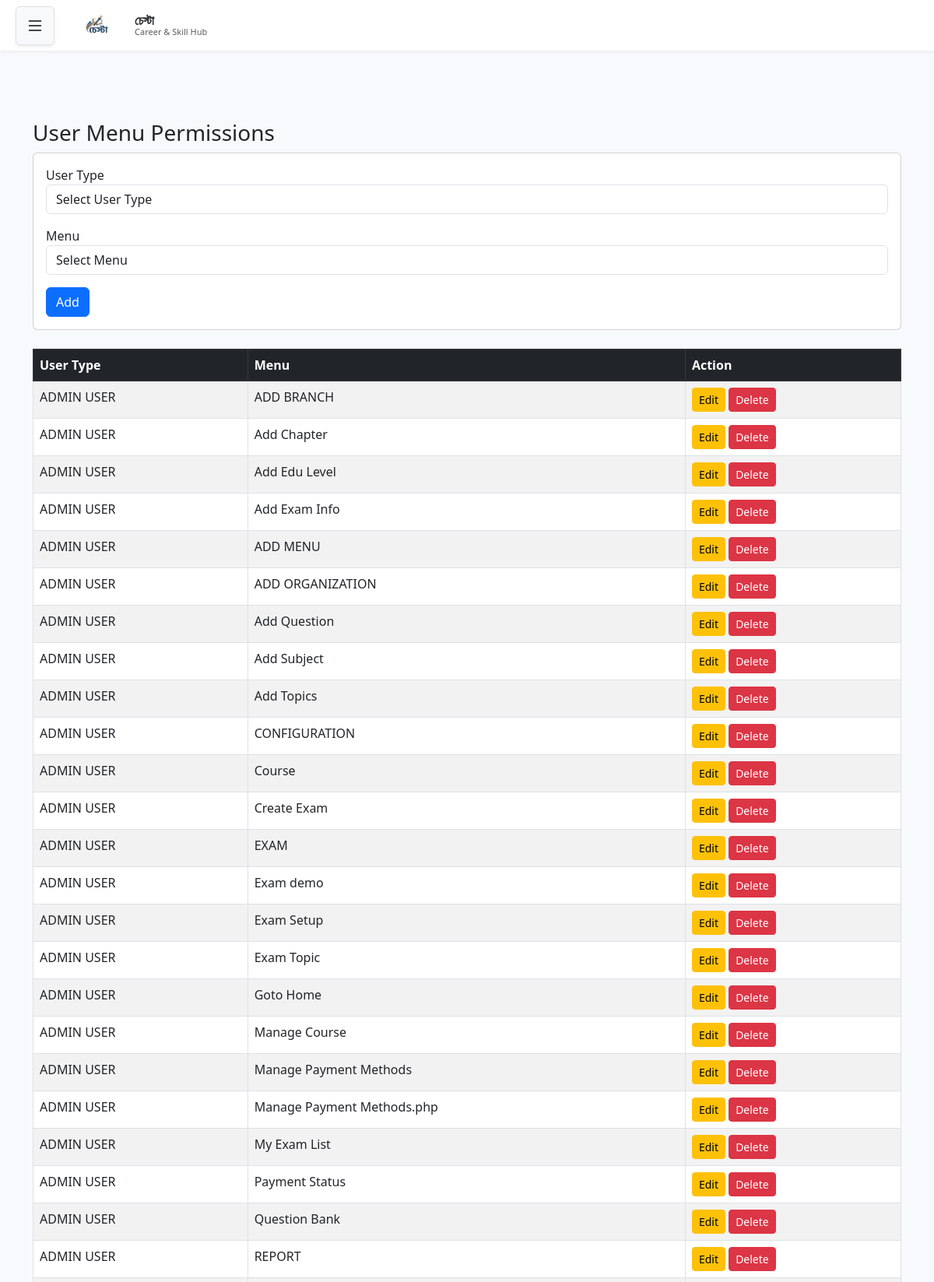
The app's page /menu_permission.php (signed in, upper part) with its own data.
### tables this page shows
CREATE TABLE `user_menu_view_permission` (
  `PERMISSION_ID` varchar(10) NOT NULL,
  `USER_TYPE_ID` int(11) NOT NULL,
  `MENU_ID` int(11) NOT NULL,
  `CAN_VIEW` tinyint(1) NOT NULL DEFAULT 1,
  `AUTHORIZED_STATUS` varchar(20) DEFAULT NULL,
  `AUTHORIZED_USER` varchar(50) DEFAULT NULL,
  `AUTHORIZED_DATE` date DEFAULT NULL,
  `ENTRY_USER` varchar(50) DEFAULT NULL,
  `ENTRY_DATE` date DEFAULT NULL,
  `EDIT_USER` varchar(50) DEFAULT NULL,
  `EDIT_DATE` date DEFAULT NULL,
  `DELETE_USER` varchar(50) DEFAULT NULL,
  `DELETE_DATE` date DEFAULT NULL,
  `ORG_CODE` varchar(20) DEFAULT NULL,
  `BR_CODE` varchar(20) DEFAULT NULL
);

CREATE TABLE `user_type_info` (
  `USER_TYPE_ID` int(11) NOT NULL,
  `USER_TYPE_NAME` varchar(100) NOT NULL,
  `USER_TYPE_CODE` varchar(50) NOT NULL,
  `ROLE_LEVEL` int(11) NOT NULL
);

CREATE TABLE `menu_info` (
  `MENU_ID` int(11) NOT NULL,
  `MENU_NAME` varchar(100) NOT NULL,
  `MENU_LINK` varchar(255) DEFAULT NULL,
  `PARENT_ID` int(11) DEFAULT NULL
);

### menu_permission.php (the view, shortened to what this page needs)
<?php
require 'db.php';
$brCode      = $_SESSION['user']['br_code'];
$canInsert   = $_SESSION['user']['can_insert'] ?? 0;
$canEdit     = $_SESSION['user']['can_edit'] ?? 0;
$canDelete   = $_SESSION['user']['can_delete'] ?? 0;
$editPermission = null;
$stmt = $pdo->prepare("SELECT p.*, u.USER_TYPE_NAME, m.MENU_NAME
                       FROM user_menu_view_permission p
                       JOIN user_type_info u ON p.USER_TYPE_ID = u.USER_TYPE_ID
                       JOIN menu_info m ON p.MENU_ID = m.MENU_ID
                       WHERE p.BR_CODE = :br_code
                       ORDER BY u.USER_TYPE_NAME, m.MENU_NAME");
$stmt->execute(['br_code' => $brCode]);
$allPermissions = $stmt->fetchAll(PDO::FETCH_ASSOC);
?>
<!DOCTYPE html>
<html lang="en">
<head>
<link href="https://cdn.jsdelivr.net/npm/bootstrap@5.3.0/dist/css/bootstrap.min.css" rel="stylesheet">
<link href="https://cdn.jsdelivr.net/npm/bootstrap-icons@1.10.5/font/bootstrap-icons.css" rel="stylesheet">
</head>
<body class="d-flex flex-column min-vh-100">
<?php include 'header.php'; ?>
<main class="flex-grow-1 container py-4">
    <h3>User Menu Permissions</h3>
    <?php if ($canInsert || $editPermission): ?>
    <div class="card mb-4">
        <div class="card-body">
            <form method="post">
                <div class="mb-3">
                    <label>User Type</label>
                    <select name="user_type_id" class="form-control" required>
                        <option value="">Select User Type</option>
                    </select>
                </div>
                <div class="mb-3">
                    <label>Menu</label>
                    <select name="menu_id" class="form-control" required>
                        <option value="">Select Menu</option>
                    </select>
                </div>
                <button type="submit" class="btn btn-primary"><?= $editPermission ? 'Update' : 'Add' ?></button>
            </form>
        </div>
    </div>
    <?php endif; ?>
    <div class="table-responsive">
        <table class="table table-bordered table-striped">
            <thead class="table-dark">
                <tr>
                    <th>User Type</th>
                    <th>Menu</th>
                    <th>Action</th>
                </tr>
            </thead>
            <tbody>
                <?php foreach ($allPermissions as $perm): ?>
                <tr>
                    <td><?= htmlspecialchars($perm['USER_TYPE_NAME']) ?></td>
                    <td><?= htmlspecialchars($perm['MENU_NAME']) ?></td>
                    <td>
                        <?php if ($canEdit): ?>
                            <a href="?edit=<?= urlencode($perm['PERMISSION_ID']) ?>" class="btn btn-sm btn-warning">Edit</a>
                        <?php endif; ?>
                        <?php if ($canDelete): ?>
                            <a href="?delete=<?= urlencode($perm['PERMISSION_ID']) ?>" class="btn btn-sm btn-danger" onclick="return confirm('Are you sure?')">Delete</a>
                        <?php endif; ?>
                    </td>
                </tr>
                <?php endforeach; ?>
            </tbody>
        </table>
    </div>
</main>
<?php include 'footer.php'; ?>
</body>
</html>

### header.php (style rules this page uses)
:root { --sidebar-width: 280px; --dark-navy: #1a1a2e; --light-navy: #252545; }
body { background-color: #f8f9fc; margin: 0; min-height: 100vh; display: flex; }

### footer.php (style rules this page uses)
html, body { height: 100%; margin: 0; }
main { flex: 1; }

### records on screen
user_menu_view_permission: USER_TYPE_ID.USER_TYPE_NAME "ADMIN USER", MENU_ID.MENU_NAME "ADD BRANCH"
user_menu_view_permission: USER_TYPE_ID.USER_TYPE_NAME "ADMIN USER", MENU_ID.MENU_NAME "Add Chapter"
user_menu_view_permission: USER_TYPE_ID.USER_TYPE_NAME "ADMIN USER", MENU_ID.MENU_NAME "Add Edu Level"
user_menu_view_permission: USER_TYPE_ID.USER_TYPE_NAME "ADMIN USER", MENU_ID.MENU_NAME "Add Exam Info"
user_menu_view_permission: USER_TYPE_ID.USER_TYPE_NAME "ADMIN USER", MENU_ID.MENU_NAME "ADD MENU"
user_menu_view_permission: USER_TYPE_ID.USER_TYPE_NAME "ADMIN USER", MENU_ID.MENU_NAME "ADD ORGANIZATION"
user_menu_view_permission: USER_TYPE_ID.USER_TYPE_NAME "ADMIN USER", MENU_ID.MENU_NAME "Add Question"
user_menu_view_permission: USER_TYPE_ID.USER_TYPE_NAME "ADMIN USER", MENU_ID.MENU_NAME "Add Subject"
user_menu_view_permission: USER_TYPE_ID.USER_TYPE_NAME "ADMIN USER", MENU_ID.MENU_NAME "Add Topics"
user_menu_view_permission: USER_TYPE_ID.USER_TYPE_NAME "ADMIN USER", MENU_ID.MENU_NAME "CONFIGURATION"
user_menu_view_permission: USER_TYPE_ID.USER_TYPE_NAME "ADMIN USER", MENU_ID.MENU_NAME "Course"
user_menu_view_permission: USER_TYPE_ID.USER_TYPE_NAME "ADMIN USER", MENU_ID.MENU_NAME "Create Exam"
user_menu_view_permission: USER_TYPE_ID.USER_TYPE_NAME "ADMIN USER", MENU_ID.MENU_NAME "EXAM"
user_menu_view_permission: USER_TYPE_ID.USER_TYPE_NAME "ADMIN USER", MENU_ID.MENU_NAME "Exam demo"
user_menu_view_permission: USER_TYPE_ID.USER_TYPE_NAME "ADMIN USER", MENU_ID.MENU_NAME "Exam Setup"
user_menu_view_permission: USER_TYPE_ID.USER_TYPE_NAME "ADMIN USER", MENU_ID.MENU_NAME "Exam Topic"
user_menu_view_permission: USER_TYPE_ID.USER_TYPE_NAME "ADMIN USER", MENU_ID.MENU_NAME "Goto Home"
user_menu_view_permission: USER_TYPE_ID.USER_TYPE_NAME "ADMIN USER", MENU_ID.MENU_NAME "Manage Course"
user_menu_view_permission: USER_TYPE_ID.USER_TYPE_NAME "ADMIN USER", MENU_ID.MENU_NAME "Manage Payment Methods"
user_menu_view_permission: USER_TYPE_ID.USER_TYPE_NAME "ADMIN USER", MENU_ID.MENU_NAME "Manage Payment Methods.php"
user_menu_view_permission: USER_TYPE_ID.USER_TYPE_NAME "ADMIN USER", MENU_ID.MENU_NAME "My Exam List"
user_menu_view_permission: USER_TYPE_ID.USER_TYPE_NAME "ADMIN USER", MENU_ID.MENU_NAME "Payment Status"
user_menu_view_permission: USER_TYPE_ID.USER_TYPE_NAME "ADMIN USER", MENU_ID.MENU_NAME "Question Bank"
user_menu_view_permission: USER_TYPE_ID.USER_TYPE_NAME "ADMIN USER", MENU_ID.MENU_NAME "REPORT"

### other values on screen
$orgName "চেস্টা"
